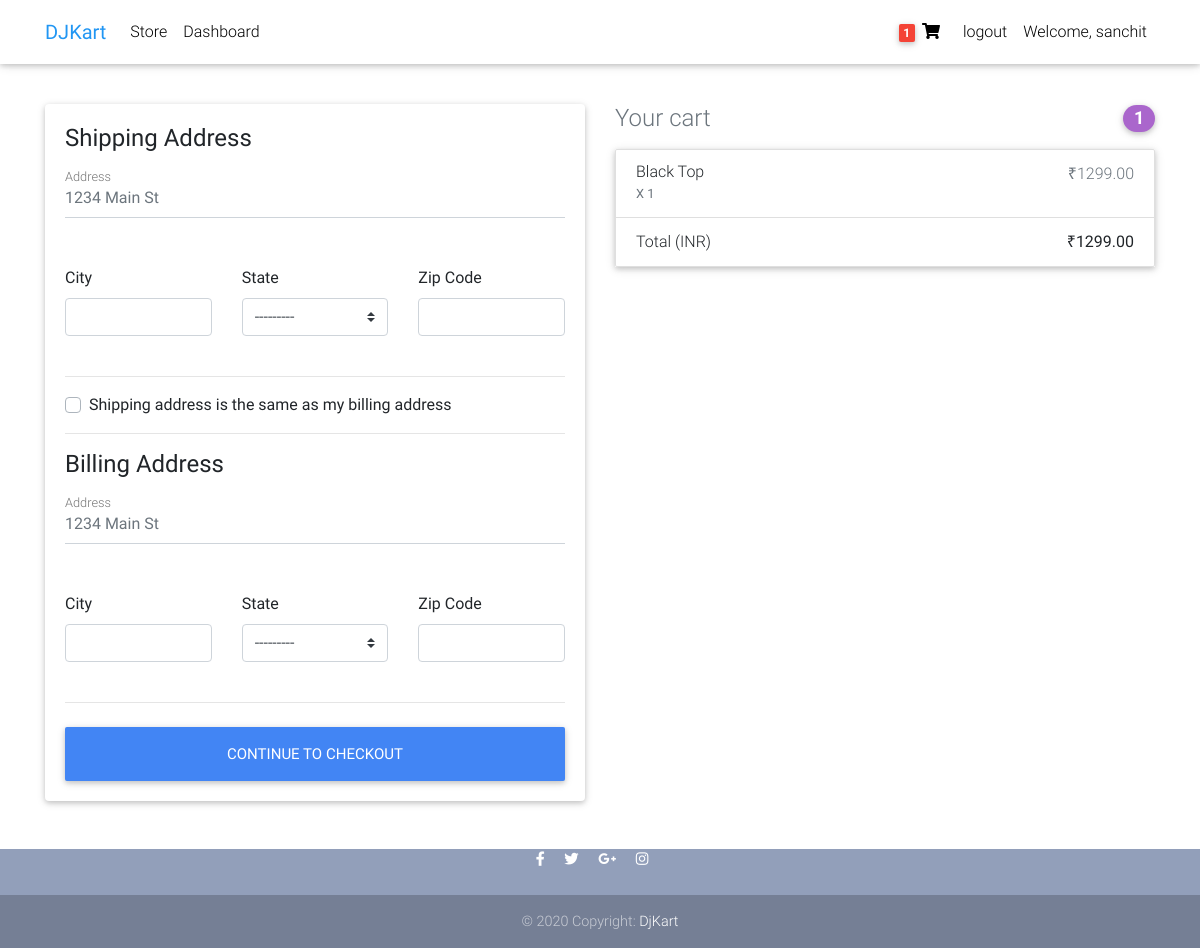
The app's page /checkout/ (signed in), older data.
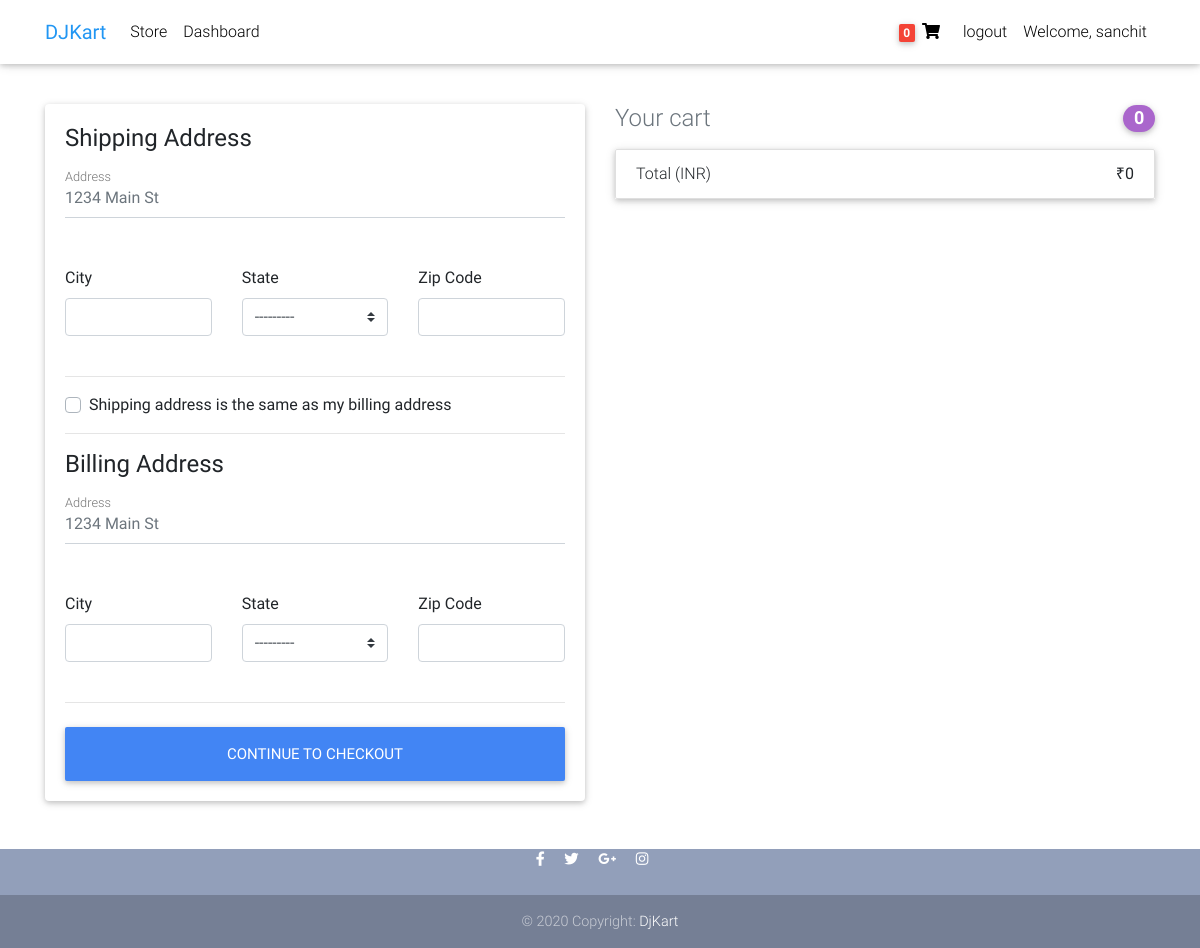
The same page, newer data.
### order/models.py (models this page shows, shortened)
class Order(models.Model):
    customer = models.ForeignKey(Customer, on_delete=models.CASCADE)
    ref_id = models.CharField(max_length=20)
    start_date = models.DateTimeField(auto_now_add=True)
    ordered_date = models.DateTimeField(null=True)
    ordered = models.BooleanField(default=False)
    shipping_address = models.ForeignKey(
        ShippingAddress, on_delete=models.SET_NULL, blank=True, null=True)
    billing_address = models.ForeignKey(
        BillingAddress, on_delete=models.SET_NULL, blank=True, null=True)
    being_delivered = models.BooleanField(default=False)
    received = models.BooleanField(default=False)
    @property
    def get_cart_items(self):
        total = 0
        items = self.orderitem_set.all()
        for i in items:
            total += i.quantity
        return total
    @property
    def get_cart_total(self):
        total = 0
        items = self.orderitem_set.all()
        for i in items:
            total += i.get_total
        return total

class OrderItem(models.Model):
    product = models.ForeignKey(Product, on_delete=models.SET_NULL, null=True)
    order = models.ForeignKey(Order, on_delete=models.SET_NULL, null=True)
    quantity = models.PositiveIntegerField(default=0)
    timestamp = models.DateTimeField(auto_now_add=True)
    @property
    def get_total(self):
        total = self.product.get_price * self.quantity
        return total

### account/models.py (models this page shows)
class User(AbstractUser):
    username = None
    email = models.EmailField(_('email address'), unique=True)
    first_name = models.CharField(_('first name'), max_length=150)
    last_name = models.CharField(_('last name'), max_length=150)
    phone_number = models.CharField(_('phone number'), max_length=12)
    objects = UserManager()
    USERNAME_FIELD = 'email'
    REQUIRED_FIELDS = ['first_name', 'last_name', 'phone_number']
    class Meta:
        verbose_name = _("user")
        verbose_name_plural = _("users")
    def __str__(self):
        return self.email

### product/models.py (models this page shows, shortened)
class Product(models.Model):
    title = models.CharField(max_length=150, unique=True)
    slug = models.SlugField()
    price = models.DecimalField(max_digits=10, decimal_places=2)
    category = models.ForeignKey(
        Category, on_delete=models.SET_DEFAULT, default=1)
    tags = models.ManyToManyField(Tag, blank=True)
    discount_price = models.DecimalField(
        max_digits=10, decimal_places=2, blank=True, null=True)
    image = models.ImageField(upload_to='products/')
    short_description = models.TextField(max_length=500, blank=True, null=True)
    long_description = models.TextField(blank=True, null=True)
    is_featured = models.BooleanField(default=False, blank=True, null=True)
    weight = models.DecimalField(
        max_digits=5, decimal_places=2, blank=True, null=True)
    length = models.DecimalField(
        max_digits=5, decimal_places=2, blank=True, null=True)
    breath = models.DecimalField(
        max_digits=5, decimal_places=2, blank=True, null=True)
    height = models.DecimalField(
        max_digits=5, decimal_places=2, blank=True, null=True)
    date_added = models.DateTimeField(auto_now_add=True)
    objects = ProductManager()
    class Meta:
        ordering = ('-date_added',)
    @property
    def get_price(self):
        if self.discount_price:
            return self.discount_price
        return self.price

### main/models.py (models this page shows)
class Currency(models.Model):
    symbol = models.CharField(max_length=5)
    code = models.CharField(max_length=5)
    is_default = models.BooleanField(default=False)
    class Meta:
        verbose_name_plural = 'Currencies'
    def __str__(self):
        return self.symbol

### order/views.py (the view)
# urls.py: path('checkout/', checkout, name="checkout"),
def checkout(request):
    customer_form = CustomerForm()
    form_s = ShippingAddressForm()
    form_b = BillingAddressForm()
    context = {
        'form_s': form_s,
        'form_b': form_b,
        'customer_form': customer_form
    }
    return render(request, 'checkout.html', context)

### address/form.py
class ShippingAddressForm(forms.ModelForm):
    class Meta:
        model = ShippingAddress
        fields = '__all__'
        exclude = ['customer']
        widgets = {
            'address_s': forms.TextInput(attrs={'class': 'form-control', 'placeholder': '1234 Main St'}),
            'state_s': forms.Select(attrs={'class': 'custom-select d-block w-100'}),
            'zip_code_s': forms.TextInput(attrs={'class': 'form-control'}),
            'city_s': forms.TextInput(attrs={'class': 'form-control'}),
        }

class BillingAddressForm(forms.ModelForm):
    class Meta:
        model = BillingAddress
        fields = '__all__'
        exclude = ['customer']
        widgets = {
            'address_b': forms.TextInput(attrs={'class': 'form-control', 'placeholder': '1234 Main St'}),
            'state_b': forms.Select(attrs={'class': 'custom-select d-block w-100'}),
            'zip_code_b': forms.TextInput(attrs={'class': 'form-control'}),
            'city_b': forms.TextInput(attrs={'class': 'form-control'}),
        }

### address/models.py (called while the page is built)
    def __str__(self):
        return self.name

### main/context_processors.py (called while the page is built)
def currency(request):
    return {'curr': Currency.objects.get(id=1)}

def categories(request):
    return {'category_menu': Category.objects.all().exclude(id=1)}

def info(request):
    data = cartData(request)
    order = data['order']
    items = data['items']
    cartItems = data['cartItems']
    return {'order': order, 'items': items, 'cartItems': cartItems}

### main/utils.py (called while the page is built)
def cartData(request):
    if request.user.is_authenticated:
        customer = request.user.customer
        order, created = Order.objects.get_or_create(
            customer=customer, ordered=False)
        items = order.orderitem_set.all()
        cartItems = order.get_cart_items
    else:
        cookieData = cookieCart(request)
        cartItems = cookieData['cartItems']
        order = cookieData['order']
        items = cookieData['items']
    return {'cartItems': cartItems, 'order': order, 'items': items}

### templates/checkout.html (shortened to what this page needs)
{% extends "base.html" %}
{% load static %}
{% block content %}
  <div class="row">
    <div class="col-md-6 mb-4">
      <div class="card">
        <form id="form" method="post" class="card-body">
        <div id="shpping-info">
          <h4>Shipping Address</h4>
          <div class="md-form mb-5">
            {{ form_s.address_s }}
            <label for="{{ form_s.address_s.id_for_label }}">Address</label>
          </div>
          <div class="row">
            <div class="col-lg-4 col-md-6 mb-4">
                <label for="{{ form_s.city_s.id_for_label }}">City</label>
                {{ form_s.city_s }}
              </div>
            <div class="col-lg-4 col-md-6 mb-4">
              <label for="{{ form_s.state_s.id_for_label }}">State</label>
              {{ form_s.state_s }}
            </div>
            <div class="col-lg-4 col-md-6 mb-4">
              <label for="{{ form_s.zip_code_s.id_for_label }}">Zip Code</label>
              {{ form_s.zip_code_s }}
            </div>
          </div>
        </div>
        <hr>
        <div class="custom-control custom-checkbox">
          <label class="custom-control-label" for="same-address">Shipping address is the same as my billing address</label>
        </div>
        <div id="billing-info">
          <hr>
          <h4>Billing Address</h4>
          <div class="md-form mb-5">
              {{ form_b.address_b }}
              <label for="{{ form_b.address_b.id_for_label }}">Address</label>
          </div>
          <div class="row">
              <div class="col-lg-4 col-md-6 mb-4">
                <label for="{{ form_b.city_b.id_for_label }}">City</label>
                {{ form_b.city_b }}
              </div>
              <div class="col-lg-4 col-md-6 mb-4">
                <label for="{{ form_b.state_b.id_for_label }}">State</label>
                {{ form_b.state_b }}
              </div>
              <div class="col-lg-4 col-md-6 mb-4">
                <label for="{{ form_b.zip_code_b.id_for_label }}">Zip Code</label>
                {{ form_b.zip_code_b }}
              </div>
          </div>
        </div>
          <hr class="mb-4">
          <button id="form-btn" class="btn btn-primary btn-lg btn-block" type="submit">Continue to checkout</button>
        </form>
      </div>
    </div>
    <div class="col-md-6 mb-4">
      <h4 class="d-flex justify-content-between align-items-center mb-3">
        <span class="text-muted">Your cart</span>
        <span class="badge badge-secondary badge-pill">{{ order.get_cart_items }}</span>
      </h4>
      <ul class="list-group mb-3 z-depth-1">
        {% for item in items %}
        <li class="list-group-item d-flex justify-content-between lh-condensed">
          <div>
            <h6 class="my-0">{{ item.product.title }}</h6>
            <small class="text-muted">X {{ item.quantity }}</small>
          </div>
          <span class="text-muted">{{ curr }}{{ item.get_total }}</span>
        </li>
        {% endfor %}
        <li class="list-group-item d-flex justify-content-between">
          <span>Total ({{ curr.code }})</span>
          <strong>{{ curr }}{{ order.get_cart_total }}</strong>
        </li>
      </ul>
    </div>
  </div>
{% endblock content %}

### templates/base.html (shortened to what this page needs)
<!DOCTYPE html>
{% load static %}
<html lang="en">
  <head>
    <link
      rel="stylesheet"
      href="https://use.fontawesome.com/releases/v5.11.2/css/all.css"
    />
    <link href="{% static 'css/bootstrap.min.css' %}" rel="stylesheet" />
    <link href="{% static 'css/mdb.min.css' %}" rel="stylesheet" />
    <link href="{% static 'css/style.css' %}" rel="stylesheet" />
  </head>
  <body>
    {% include 'components/navbar.html' %}
    <main>
      <div class="container mt-5">
        {% block content %}
        {% endblock content %}
      </div>
    </main>
    {% include 'components/footer.html' %}
  </body>
</html>

### templates/components/navbar.html (shortened to what this page needs)
<nav
  class="navbar fixed-top navbar-expand-lg navbar-light white scrolling-navbar"
>
  <div class="container">
    <a class="navbar-brand waves-effect" href="/">
      <strong class="blue-text">DJKart</strong>
    </a>
    <div class="collapse navbar-collapse" id="navbarSupportedContent">
      <ul class="navbar-nav mr-auto">
        <li class="nav-item">
          <a class="nav-link waves-effect" href="{% url 'store' %}">Store</a>
        </li>
        {% if request.user.is_superuser %}
        <li class="nav-item">
          <a class="nav-link waves-effect" href="{% url 'dashboard' %}">Dashboard</a>
        </li>
        {% endif %}
      </ul>
      <ul class="navbar-nav nav-flex-icons">
        <li id="cart-icon" class="nav-item mr-1">
          {% include 'components/cart-icon.html' %}
        </li>
        {% if user.is_authenticated %}
        <li class="nav-item">
          <a href="{% url 'logout' %}" class="nav-link">
            logout
          </a>
        </li>
        <li class="nav-item">
          <span class="nav-link">Welcome, {{user.get_short_name}}</span>
        </li>
        {% endif %}
      </ul>
    </div>
  </div>
</nav>

### templates/components/cart-icon.html
<a href="{% url 'cart' %}" class="nav-link waves-effect">
  <span class="badge red z-depth-1"> {{ order.get_cart_items }} </span>
  <i class="fas fa-shopping-cart"></i>
</a>

### templates/components/footer.html
<footer  class="page-footer text-center font-small mt-4">
  <div class="pb-4">
    <a href="#" target="_blank">
      <i class="fab fa-facebook-f mr-3"></i>
    </a>
    <a href="#" target="_blank">
      <i class="fab fa-twitter mr-3"></i>
    </a>
    <a href="#" target="_blank">
      <i class="fab fa-google-plus-g mr-3"></i>
    </a>
    <a href="#" target="_blank">
      <i class="fab fa-instagram mr-3"></i>
    </a>
  </div>
  <div class="footer-copyright py-3">
    © 2020 Copyright:
    <a href="/" target="_blank"> DjKart </a>
  </div>
</footer>

### static/css/style.css (style rules this page uses)
html, body, .view { height: 100%; min-height: 100%; }
.page-footer { background-color: #929fba; }

### templates/base.html (style rules this page uses)
body { padding-top: 56px; }

Row changes from the older to the newer data that the page shows:
removed OrderItem: product "Black Top", quantity "1", {{ curr }} "₹", get_total "1299.00"
computed for Order: get_cart_items "1" → "0"; get_cart_total "1299.00" → "0"
